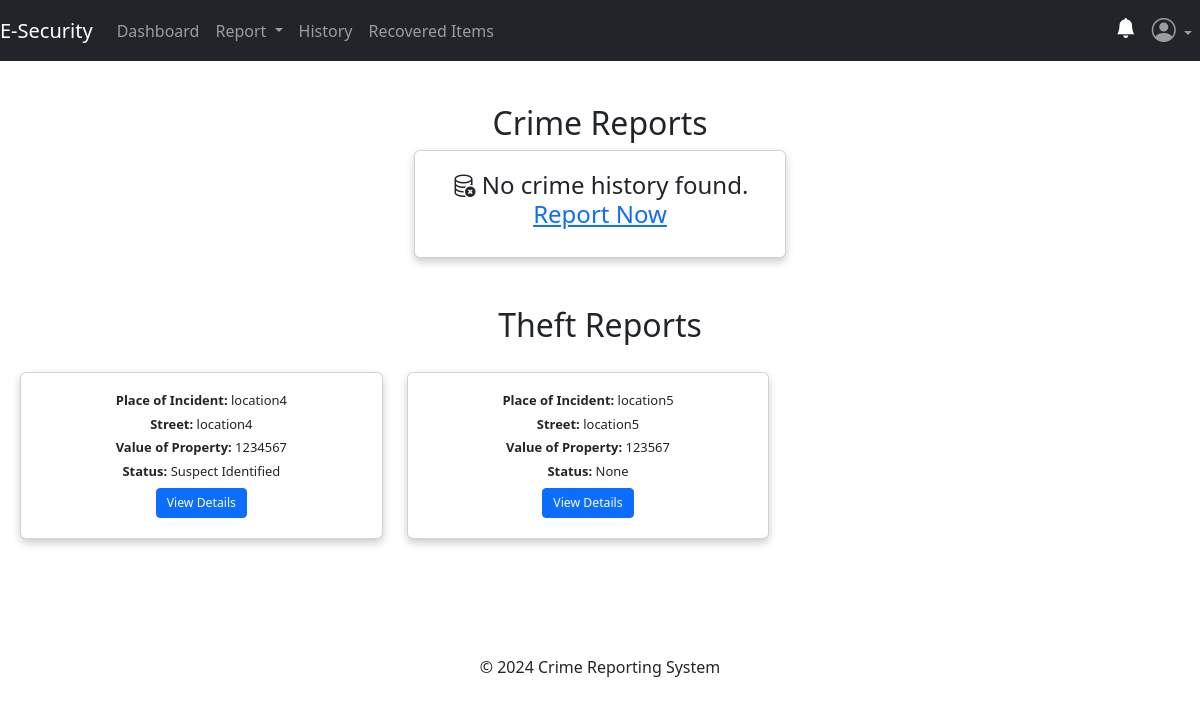
Page /users/history (signed in) on the earlier database version.
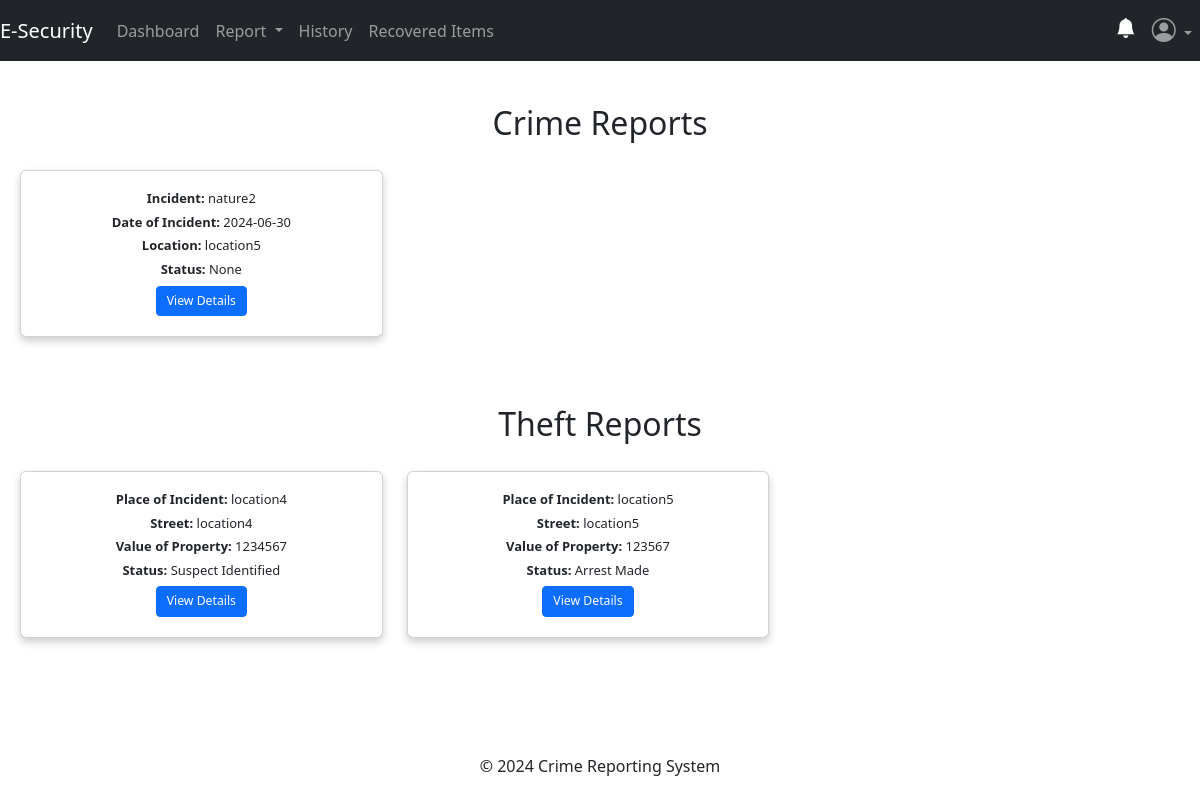
Same page on the later database version.
### app/posts/models.py (models this page shows)
class Theft(db.Model, UserMixin):
    theft_id = db.Column(db.Integer, primary_key=True)
    place_of_theft = db.Column(db.String(50), nullable=False)
    street_address = db.Column(db.String(30), nullable=False)
    city = db.Column(db.String(10), nullable=False)
    date_of_theft = db.Column(db.String(10), nullable=False)
    reported_by = db.Column(db.String(10), nullable=True)
    phone_number = db.Column(db.String(10), nullable=False)
    value = db.Column(db.Integer, nullable=False)
    time_of_theft = db.Column(db.String(10), nullable=False)
    stolen_property = db.Column(db.Text, nullable=False)
    description = db.Column(db.Text, nullable=False)
    theft_status = db.Column(db.String(10), nullable=True)
    latitude = db.Column(db.Float)
    longitude = db.Column(db.Float)
    theft_file_upload = db.Column(db.Text, nullable=True)
    theft_file_name = db.Column(db.Text, nullable=True)
    theft_mimetype = db.Column(db.Text, nullable=True)
    date_theft_received = db.Column(db.DateTime, nullable=False, default=func.now())
    victim_id = db.Column(db.Integer, db.ForeignKey('user.id'))

class Crime(db.Model, UserMixin):
    crime_id = db.Column(db.Integer, primary_key=True)
    date_of_incident = db.Column(db.String(10), nullable=False)
    issued_by = db.Column(db.String(20), nullable=True)
    time_of_incident = db.Column(db.String(10), nullable=False)
    incident_location = db.Column(db.Text, nullable=False)
    incident_nature = db.Column(db.Text, nullable=False)
    incident_details = db.Column(db.Text, nullable=False)
    suspect_details = db.Column(db.Text, nullable=True)
    arrest_history = db.Column(db.Text, nullable=False)
    suspect_name = db.Column(db.String(10), nullable=True)
    comments = db.Column(db.Text, nullable=True)
    crime_status = db.Column(db.String(10), nullable=True)
    latitude = db.Column(db.Float)
    longitude = db.Column(db.Float)
    crime_file_upload = db.Column(db.Text, nullable=True)
    crime_file_name = db.Column(db.Text, nullable=True)
    crime_mimetype = db.Column(db.Text, nullable=True)
    date_crime_received = db.Column(db.DateTime, nullable=False, default=func.now())
    reporter_id = db.Column(db.Integer, db.ForeignKey('user.id'))

### app/users/routes.py (the view)
@users.route('/users/history')
@login_required
def history():
    try:
        reporter = current_user.id
        victim = current_user.id
        crimes = Crime.query.filter_by(reporter_id=reporter).all()
        thefts = Theft.query.filter_by(victim_id=victim).all()
        return render_template('user/history.html', crimes=crimes, thefts=thefts)
    except Exception:
        flash('Unable to fetch your data. Please try again later.', 'danger')
        return render_template('user/history.html', crimes=[], thefts=[])

### app/__init__.py (called while the page is built)
@login_manager.user_loader
def load_user(user_id):
    return models.User.query.get(user_id)

### app/templates/user/history.html (shortened to what this page needs)
{% extends 'user/base.html' %}
{% block content %}
<!DOCTYPE html>
<html lang="en">
<head>
</head>
<body>
  <br class="container">
    <h2 class="text-center">Crime Reports</h2>
    {% if crimes %}
      <div class="row">
        {% for crime in crimes %}
          <div class="col-lg-4 col-md-6 col-sm-12">
            <div class="card mb-4 reduced-card-size">
              <div class="card-body">
                <h5 class="card-text"><strong>Incident:</strong> {{ crime.incident_nature }}</h5>
                <h5 class="card-text"><strong>Date of Incident:</strong> {{ crime.date_of_incident }}</h5>
                <h5 class="card-text"><strong>Location:</strong> {{ crime.incident_location }}</h5>
                <h5 class="card-text"><strong>Status:</strong> {{ crime.crime_status }}</h5>
                <button class="btn btn-primary btn-sm" onclick="crime_details('{{ crime.crime_id }}')">
                  View Details
                </button>
              </div>
            </div>
          </div>
        {% endfor %}
      </div>
    {% else %}
    <div class="container d-flex justify-content-center align-items-center">
      <div class="col-lg-4 col-md-6 col-sm-12">
        <div class="card mb-4 reduced-card-size">
          <div class="card-body">
            <h4><i class="bi bi-database-x"></i> No crime history found. <a href="{{ url_for('posts.report_crime') }}">Report Now</a></h4>
          </div>
        </div>
      </div>
    </div>
    {% endif %}
    <h2 class="text-center">Theft Reports</h2>
    {% if thefts %}
      <div class="row">
        {% for theft in thefts %}
          <div class="col-lg-4 col-md-6 col-sm-12">
            <div class="card mb-4 reduced-card-size">
              <div class="card-body">
                <h5 class="card-text"><strong>Place of Incident:</strong> {{ theft.place_of_theft }}</h5>
                <h5 class="card-text"><strong>Street:</strong> {{ theft.street_address }}</h5>
                <h5 class="card-text"><strong>Value of Property:</strong> {{ theft.value }}</h5>
                <h5 class="card-text"><strong>Status:</strong> {{ theft.theft_status }}</h5>
                <button class="btn btn-primary btn-sm" onclick="theft_details('{{ theft.theft_id }}')">
                  View Details
                </button>
              </div>
            </div>
          </div>
        {% endfor %}
      </div>
    {% endif %}
</body>
</html>
{% endblock %}

Differences in the rows shown:
added Crime: incident_nature "nature2", date_of_incident "2024-06-30", incident_location "location5", crime_status "None"
changed Theft "location5": theft_status "None" → "Arrest Made"
Other differences:
text no longer shown: "No crime history found. Report Now"
